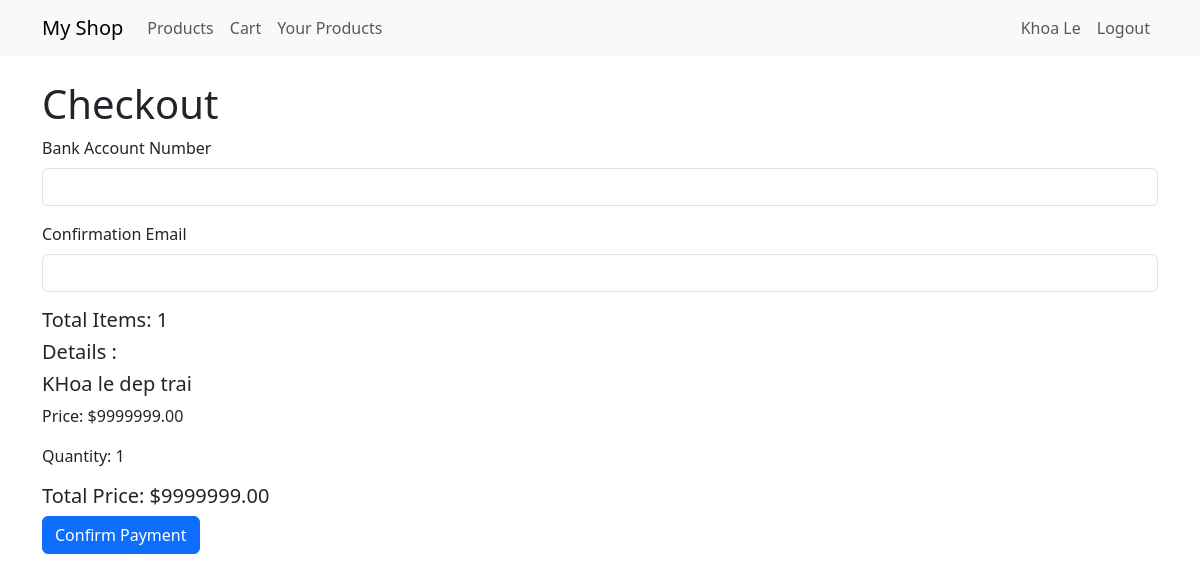
Screenshot of /checkout/ (signed in) with the database file from the repository.
### app/models.py (models this page shows, shortened)
class CustomerInfo(models.Model):
    user = models.OneToOneField(User, on_delete=models.CASCADE)
    name = models.CharField(max_length=100)
    phone = models.CharField(max_length=15, blank=True)
    address = models.TextField(blank=True)
    date_of_birth = models.DateField(null=True, blank=True)
    profile_picture = models.ImageField(upload_to='customers/', blank=True, null=True)

class CartItem(models.Model):
    cart = models.ForeignKey(Cart, on_delete=models.CASCADE)
    product = models.ForeignKey('Product', on_delete=models.CASCADE)
    quantity = models.PositiveBigIntegerField(default=1)

class Product(models.Model):
    owner = models.ForeignKey(User, on_delete=models.CASCADE, related_name='products', null=True)
    name = models.CharField(max_length=200)
    price = models.DecimalField(max_digits=10, decimal_places=2)
    image = models.ImageField(upload_to='products/', blank=True, null=True)
    description = models.TextField(blank=True)

### app/views.py (the view, shortened to what this page needs)
# urls.py: path('checkout/', views.checkout, name='checkout'),
def checkout(request):
    total_price = request.session.get('total_price', 0)  # Lấy total_price từ session
    cart = get_object_or_404(Cart, user=request.user)  # Lấy giỏ hàng của người dùng
    cart_items = cart.cartitem_set.all()  # Lấy danh sách sản phẩm trong giỏ hàng
    total_items = cart_items.count()  # Số lượng mặt hàng
    total_price = sum(item.product.price * item.quantity for item in cart_items)  # Tổng giá trị
    return render(request, 'checkout.html', {
    	'cart' : cart,
        'total_price': total_price,
        'total_items': total_items,  # Thêm biến total_items
    })

### sales_web/logging_filters.py (called while the page is built)
def get_client_ip(request):
    x_forwarded_for = request.META.get('HTTP_X_FORWARDED_FOR')
    if x_forwarded_for:
        ip = x_forwarded_for.split(',')[0]
    else:
        ip = request.META.get('REMOTE_ADDR')
    return ip

    def __call__(self, request):
        thread_local.ip = get_client_ip(request)
        response = self.get_response(request)
        return response

### app/templates/checkout.html (shortened to what this page needs)
{% extends 'base.html' %}
{% block content %}
<h1>Checkout</h1>
<form method="POST">
    <div class="mb-3">
        <label for="bank_account" class="form-label">Bank Account Number</label>
        <input type="text" class="form-control" id="bank_account" name="bank_account" required>
    </div>
    <div class="mb-3">
        <label for="email" class="form-label">Confirmation Email</label>
        <input type="email" class="form-control" id="email" name="email" required>
    </div>
    <h5>Total Items: {{ total_items}}</h5>
    <h5>Details :</h5>
    {% for item in cart.cartitem_set.all %}
            <li class="list-group-item d-flex justify-content-between align-items-center">
                <div class="d-flex align-items-center">
                    <div>
                        <h5>{{ item.product.name }}</h5>
                        <p>Price: ${{ item.product.price }}</p>
                        <p>Quantity: {{ item.quantity }}</p>
                    </div>
                </div>
            </li>
    {% endfor %}
    <h5>Total Price: ${{ total_price }}</h5>
    <button type="submit" class="btn btn-primary">Confirm Payment</button>
</form>
{% endblock %}

### app/templates/base.html (shortened to what this page needs)
<!DOCTYPE html>
<html lang="en">
<head>
    <link href="https://cdn.jsdelivr.net/npm/bootstrap@5.3.0-alpha1/dist/css/bootstrap.min.css" rel="stylesheet">
</head>
<body>
    <nav class="navbar navbar-expand-lg navbar-light bg-light">
        <div class="container">
            <a class="navbar-brand" href="{% url 'home' %}">My Shop</a>
            <div class="collapse navbar-collapse" id="navbarNav">
                <ul class="navbar-nav me-auto">
                    <li class="nav-item">
                        <a class="nav-link" href="{% url 'product_list' %}">Products</a>
                    </li>
                    {% if user.is_authenticated %}
                    <li class="nav-item">
                        <a class="nav-link" href="{% url 'cart_list' %}">Cart</a>
                    </li>
                    <li class="nav-item">
                        <a class="nav-link" href="{% url 'your_products' %}">Your Products</a>
                    </li>
                    {% endif %}
                </ul>
                <ul class="navbar-nav">
                    {% if user.is_authenticated %}
                    <li class="nav-item">
                        <a class="nav-link" href="{% url 'edit_profile' %}">{{ user.customerinfo.name }}</a>
                    </li>
                    <li class="nav-item">
                        <a class="nav-link" href="{% url 'logout' %}">Logout</a>
                    </li>
                    {% endif %}
                </ul>
            </div>
        </div>
    </nav>
    <div class="container mt-4">
        {% block content %}
        {% endblock %}
    </div>
</body>
</html>

### rows the page displays
CartItem: product.name "KHoa le dep trai", product.price "9999999.00", quantity "1"

### other values shown
{{ user.customerinfo.name }} "Khoa Le"
{{ total_items }} "1"
{{ total_price }} "9999999.00"
